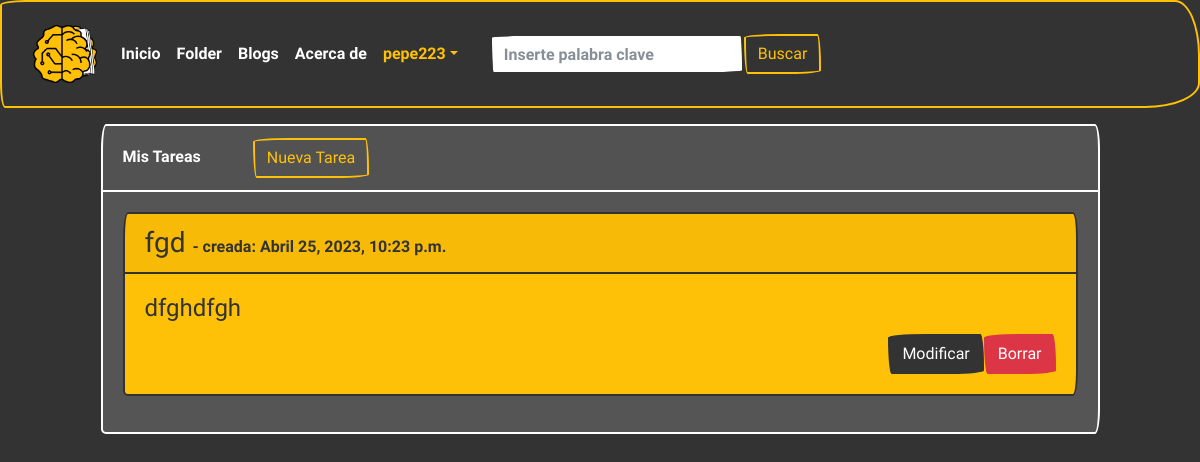
Before: /mi_tasks/ (signed in) with the older database file.
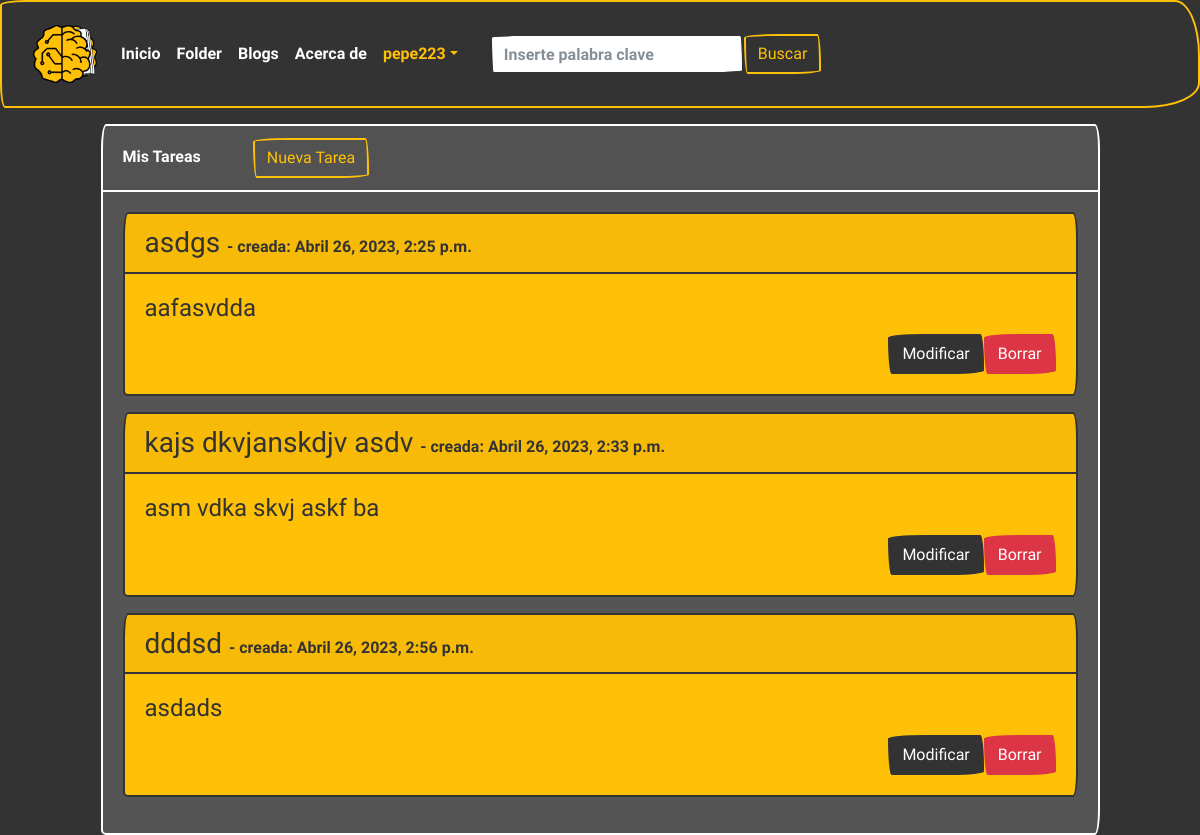
After: the same page with the newer database file.
### folder/models.py (models this page shows, shortened)
class Task(models.Model):
    titulo = models.CharField(max_length=200)
    descripcion = models.TextField(max_length=1000)
    creado = models.DateTimeField(auto_now_add=True)
    user = models.ForeignKey(User, on_delete=models.CASCADE)

### folder/views.py (the view)
# urls.py: path('mi_tasks/', views.mi_tasks, name='mi_tasks'),
@login_required
def mi_tasks(request):
    tasks = Task.objects.filter(user=request.user)
    return render(request, 'mi_tasks.html', {"tasks": tasks})

### templates/mi_tasks.html (shortened to what this page needs)
{% extends "base.html" %}
{% load crispy_forms_tags %}
{% load static %}
{%block contenido%}
<div class="container d-flex d-flex justify-content-center align-items-top">
    <div class="card border-white text-white bg-secondary" style="width: 90%">
        <div class="card-header">Mis Tareas <a class="btn btn-outline-warning mx-5" href="{%url 'create_task'%}">Nueva
                Tarea</a></div>
        <div class="card-body">
            {% if tasks %}
            {% for task in tasks %}
            <div class="card text-primary bg-warning mb-3" style="width: 100%">
                <div class="card-header">
                    <span class="h3">
                        {{task.titulo}}
                    </span> - creada: {{task.creado}}
                </div>
                <div class="card-body">
                    <h4 class="card-title">{{task.descripcion}}</h4>
                    <div class="d-flex d-flex justify-content-end align-items-center"> <span><a
                                href="{% url 'detail_task' task.id %}" class="btn
                                    btn-primary">Modificar</a></span>
                        <span>
                            <form action="{% url 'delete_task' task.id %}" method="POST">
                                <button class="btn btn-danger">
                                    Borrar
                                </button>
                            </form>
                        </span>
                    </div>
                </div>
            </div>
            {% endfor %}
            {% else %}
            <div class="card text-white bg-primary mb-3" style="max-width: 100rem;">
                <div class="card-body">
                    <h4 class="card-title">Buenas noticias!! no tienes tareas pendientes!!</h4>
                </div>
            </div>
            {% endif %}
        </div>
    </div>
</div>
{% endblock contenido%}

Changed rows visible on the page:
removed Task: titulo "fgd", creado "Abril 25, 2023, 10:23 p.m.", descripcion "dfghdfgh"
added Task: titulo "asdgs", creado "Abril 26, 2023, 2:25 p.m.", descripcion "aafasvdda"
added Task: titulo "kajs dkvjanskdjv asdv", creado "Abril 26, 2023, 2:33 p.m.", descripcion "asm vdka skvj askf ba"
added Task: titulo "dddsd", creado "Abril 26, 2023, 2:56 p.m.", descripcion "asdads"
